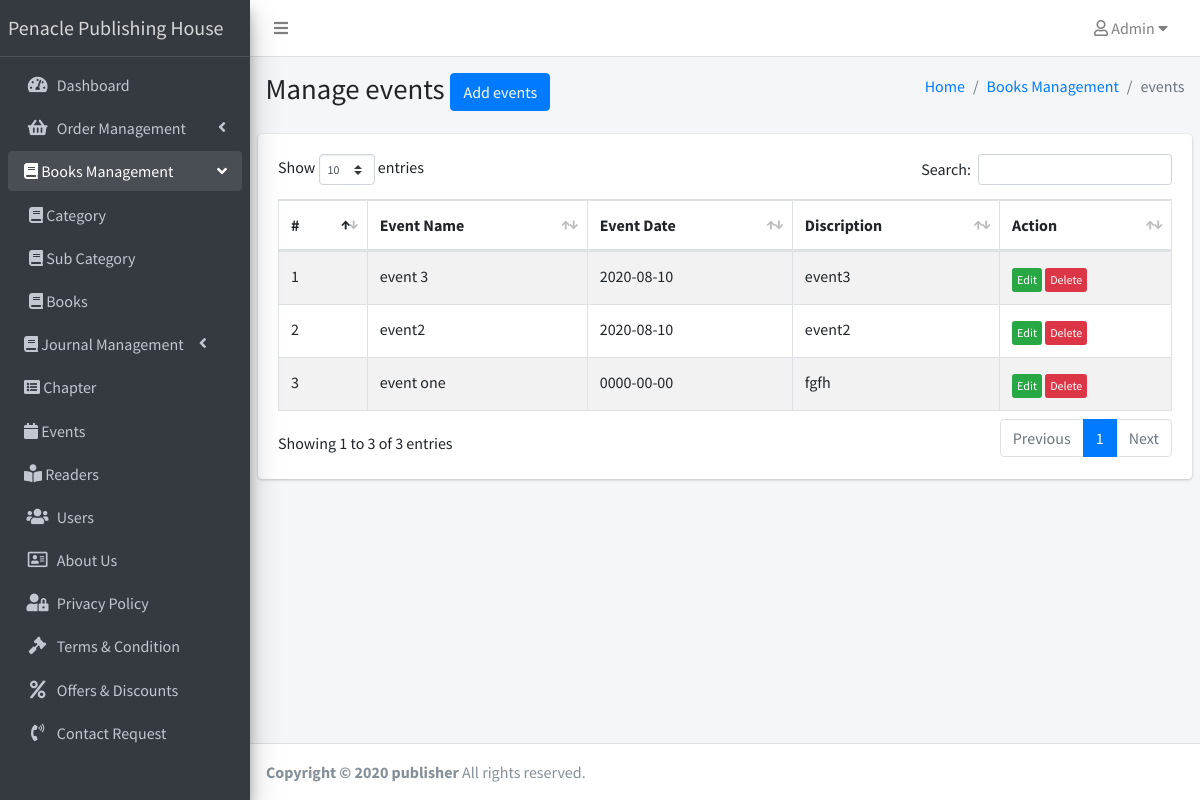
The app's page /admin/events.php (signed in) with its own data.
### tables this page shows
CREATE TABLE `events` (
  `id` int(11) NOT NULL,
  `name` varchar(150) NOT NULL,
  `event_date` date NOT NULL,
  `discription` varchar(500) NOT NULL,
  `is_deleted` int(1) NOT NULL
);

### admin/query.php (called while the page is built, shortened)
<?php
class QueryFire {
	public function getAllData($table_name,$where,$cust=null) {
		if($cust!=null)
			$sql= $cust;
		else
			$sql = "SELECT * FROM ".$table_name." WHERE ".$where;
		$p = mysqli_query($GLOBALS['connection'],$sql);
		while($data = mysqli_fetch_array($p,MYSQLI_ASSOC))
		{
			$q[] = $data;
		}
		if(!empty($q))
			return $q;
		else
			return array();
	}
}
$QueryFire = new QueryFire();

### admin/events.php (the view, shortened to what this page needs)
<?php
require_once('templates/header.php');
require_once('templates/sidebar.php');
$events = $QueryFire->getAllData('events',' is_deleted=0 order by id desc');
?>
  <section class="content-header">
    <div class="container-fluid">
      <div class="row mb-2">
        <div class="col-sm-6">
          <h1>Manage events  <button class="btn btn-primary dev-add">Add events </button></h1>
        </div>
        <div class="col-sm-6">
          <ol class="breadcrumb float-sm-right">
            <li class="breadcrumb-item"><a href="dashboard">Home</a></li>
            <li class="breadcrumb-item"><a href="products">Books Management</a></li>
            <li class="breadcrumb-item active">events</li>
          </ol>
        </div>
      </div>
    </div>
  </section>
  <section class="content">
    <div class="row">
      <div class="col-12">
        <div class="card">
          <div class="card-body">
            <table class="data-table table table-bordered table-striped table-bordered table-hover">
              <thead>
                <tr>
                  <th>#</th>
                  <th> Event Name</th>
                   <th>Event Date</th>
                  <th>Discription</th>
                  <th>Action</th>
                </tr>
              </thead>
              <tbody>
                <?php if(!empty($events)) { $cnt=1;
                  foreach($events as $row) { ?>
                  <tr>
                    <td><?php echo $cnt++;?></td>
                    <td class="cat"><?php echo $row['name'];?></td>
                      <td class="cat"><?php echo $row['event_date'];?></td>
                       <td class="cat"><?php echo $row['discription'];?></td>
                      <td>
                      <button class="btn btn-success btn-xs dev-edit mt-1" data-id="<?php echo $row['id'];?>">Edit</button>
                      <button class="btn btn-danger btn-xs dev-delete mt-1" data-id="<?php echo $row['id'];?>">Delete</button>
                    </td>
                  </tr>
                <?php } } ?>
              </tbody>
            </table>
          </div>
        </div>
      </div>
    </div>
  </section>
<?php
require_once('templates/footer.php');?>

### records on screen
events: name "event 3", event_date "2020-08-10", discription "event3"
events: name "event2", event_date "2020-08-10", discription "event2"
events: name "event one", event_date "0000-00-00", discription "fgfh"
